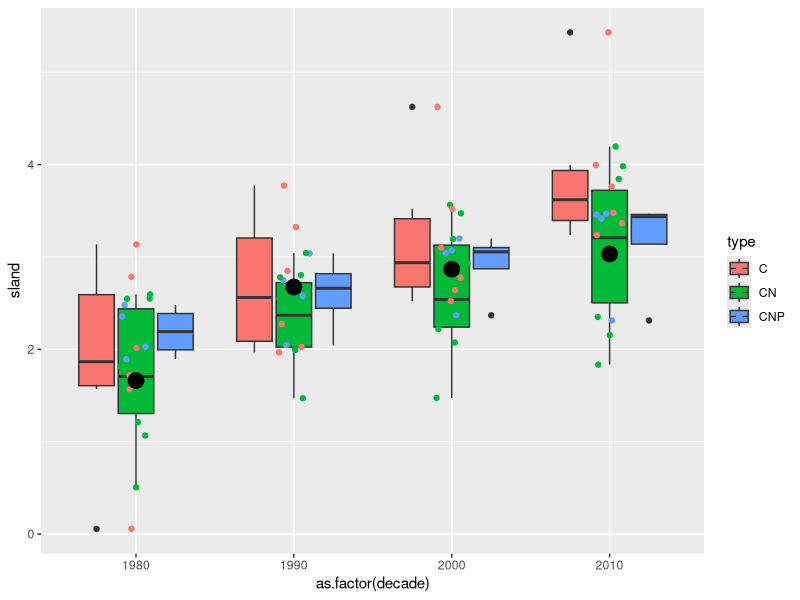
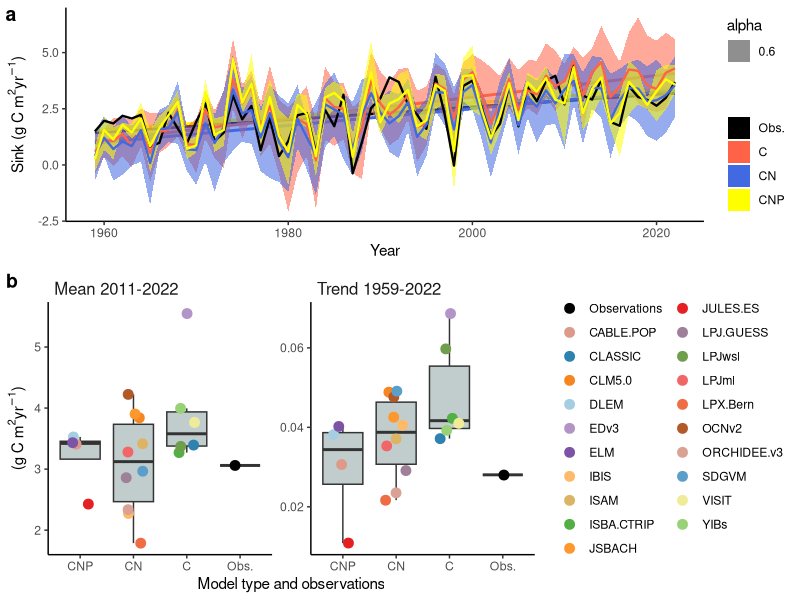

Source code (R) for these figures, in order:
# load("/Volumes/Backup Plus/The Alchmist/ZCo-CN-Beni/TRENDY/CNP land sink.RData")
# save.image("/Volumes/Backup Plus/The Alchmist/ZCo-CN-Beni/TRENDY/CNP land sink.RData")

library(tidyverse)
library(patchwork)
library(cowplot)
library(RColorBrewer)
library(here)

df_gcb <- read.csv(here('data/GCB23.csv'))
df_type <- read.csv(here('data/model_type.csv'))
df_ts <- read.csv(here('data/TS23.csv'))

df_gcb <- df_gcb |>
  mutate(s_land_impl = fossil.emissions.excluding.carbonation + land.use.change.emissions - cement.carbonation.sink - ocean.sink - atmospheric.growth)

# df_gcb |>
#   pivot_longer(cols = c(land.sink, s_land_impl), values_to = "s_land", names_to = "source") |>
#   ggplot(aes(x = Year, y = s_land, color = source)) +
#   geom_line()

# combine
df <- left_join(df_ts, df_gcb, by = "Year")

# Define decades
df <- df |>
  mutate(decade = ifelse(Year > 1979 & Year < 1990,
                         1980,
                         ifelse(Year > 1989 & Year < 2000, 1990,
                                ifelse(Year > 1999 & Year < 2010, 2000,
                                       ifelse(Year > 2009, 2010, NA)))
  ))

# data frame in long format
df_models <- df |>
  select(-GCB, -Multi.model.mean, -Model.Spread..sd.) |>
  pivot_longer(cols = c("CABLE.POP",
                        "CLASSIC",
                        "CLM5.0",
                        "DLEM",
                        "EDv3",
                        "ELM",
                        "IBIS",
                        "ISAM",
                        "ISBA.CTRIP",
                        "JSBACH",
                        "JULES.ES",
                        "LPJ.GUESS",
                        "LPJwsl",
                        "LPJml",
                        "LPX.Bern",
                        "OCNv2",
                        "ORCHIDEE.v3",
                        "SDGVM",
                        "VISIT",
                        "YIBs"),
               names_to = "model",
               values_to = "sland"
  )

# aggregate (mean) by decade and model
df_decades <- df_models |>
  drop_na() |>
  group_by(decade, model) |>
  summarise(sland = mean(sland)) |>
  left_join(
    df_type,
    by = "model"
  )

# add info on model type to un-aggregated (containing all years) data frame
df_models <- df_models |>
  left_join(
    df_type,
    by = "model"
  )

# aggregate observations (implied land sink) by decade
df_decades_obs <- df |>
  drop_na() |>
  group_by(decade) |>
  summarise(sland = mean(s_land_impl))

## Exploratory plot
ggplot() +
  geom_boxplot(data = df_decades, aes(as.factor(decade), sland, fill = type)) +
  geom_jitter(data = df_decades, aes(as.factor(decade), sland, color = type), width = 0.1) +
  geom_point(data = df_decades_obs, aes(as.factor(decade), sland), color = "black", size = 5)

## Publication figure
# re-arrange data for plotting
tmp <- df_models |>

  # aggregate by model type (mean)
  group_by(Year, type) |>
  summarise(sland = mean(sland)) |>

  # add aggregated by model type (min)
  left_join(
    df_models |>
      group_by(Year, type) |>
      summarise(sland_min = min(sland))
  ) |>

  # add aggregated by model type (max)
  left_join(
    df_models |>
      group_by(Year, type) |>
      summarise(sland_max = max(sland))
  ) |>

  # add implied residual sink as "Obs."
  bind_rows(
    df |>
      select(Year, sland = s_land_impl) |>
      mutate(type = "Obs.")
  )

# make model type a factor
vec_types <- unique(tmp$type)
tmp <- tmp |>
  mutate(type = factor(type,
                       levels = (c("Obs.",
                                   vec_types[-which(vec_types == "Obs.")]))))

# create colour palette distinguishing models
colourCount = length(unique(tmp$type))
getPalette = colorRampPalette(brewer.pal(12, "Paired"))
set.seed(1982)

# time series
gg1 <- tmp |>
  ggplot(aes(Year, sland, color = type)) +
  geom_smooth(method = "lm", se = FALSE) +
  geom_ribbon(aes(x = Year, ymin = sland_min, ymax = sland_max, fill = type, alpha=0.6), color = NA) +
  geom_line(linewidth = 0.8) +
  theme_classic() +
  scale_color_manual(values = c("black", "tomato", "royalblue", 'yellow'),
                     name = "") +
  scale_fill_manual(values = c("black", "tomato", "royalblue", 'yellow'),
                    name = "") +
  labs(x = "Year", y = expression(paste("Sink (g C m"^2, "yr"^-1, ")")))

get_trend <- function(adf, year_start){
  adf <- adf |>
    filter(Year >= year_start)
  linmod <- lm(sland ~ Year, data = adf)
  sinktrend <- coef(linmod)["Year"]
  return(sinktrend)
}

get_iav <- function(adf, year_start){
  adf <- adf |>
    filter(Year >= year_start)
  linmod <- lm(sland ~ Year, data = adf)
  iav <- sd(linmod$residuals)
  return(iav)
}

get_sland_mean <- function(adf, use_years){
  adf |>
    filter(Year %in% use_years) |>
    summarise(sland = mean(sland)) |>
    pull(sland)
}

df_models_trend <- df_models |>
  bind_rows(
    df |>
      select(Year, sland = s_land_impl) |>
      mutate(model = "obs")
  ) |>
  group_by(model) |>
  nest() |>
  mutate(trend = purrr::map_dbl(data, ~get_trend(., year_start = 1959)),
         iav = purrr::map_dbl(data, ~get_iav(., year_start = 1959)),
         sland_mean = purrr::map_dbl(data, ~get_sland_mean(., use_years = 2011:2022))) |>
  left_join(
    df_type,
    by = "model"
  ) |>
  mutate(type = ifelse(is.na(type), "obs", type)) |>
  mutate(model = ifelse(model == "obs", "Observations", model)) |>
  mutate(type = ifelse(type == "obs", "Obs.", type))

colourCount = length(unique(df_models_trend$model))
getPalette = colorRampPalette(brewer.pal(12, "Paired"))
set.seed(1986)

# make long
df_models_trend_long <- df_models_trend |>
  pivot_longer(cols = c(sland_mean, trend, iav),
               names_to = "metric",
               values_to = "value")

# plot with facet
mylabels = c(
  sland_mean = "Mean 2011-2022",
  trend = "Trend 1959-2022"
)

gg2 <- df_models_trend_long |>
  filter(metric != "iav") |>
  mutate(type = factor(type, levels = c("CNP","CN", "C", "Obs.")),
         model = factor(model,
                        levels = (c("Observations",
                                    df_models_trend$model[-which(df_models_trend$model == "Observations")])))) |>
  ggplot(aes(x = type, y = value)) +
  geom_boxplot(fill = "azure3", outlier.color = "white") +
  geom_jitter(aes(color = model), width = 0.2, size = 3) +
  theme_classic() +
  scale_color_manual(values = c("black", sample(getPalette(colourCount)))) +
  labs(x = "Model type and observations",
       y = expression(paste("(g C m"^2, "yr"^-1, ")"))) +
  facet_wrap(~metric,
             scales = "free",
             labeller = labeller(metric = mylabels)) +
  theme(
    strip.text = element_text(
      size = 12, hjust = 0
    ),
    strip.background = element_rect(
      color = NA
    ),
    legend.title = element_blank()
  )

cowplot::plot_grid(gg1, gg2, nrow = 2, rel_heights = c(0.8, 1), labels = c("a", "b", "c"))

# gg3 <- df_models_trend_long |>
#   filter(metric == "trend") |>
#   mutate(type = factor(type, levels = c("CNP", "CN", "C", "Obs.")),
#          model = factor(model,
#                         levels = (c("Observations",
#                                     df_models_trend$model[-which(df_models_trend$model == "Observations")])))) |>
#   ggplot(aes(x = type, y = value)) +
#   geom_boxplot(fill = "azure3", outlier.color = "white") +
#   geom_jitter(aes(color = model), width = 0.2, size = 3) +
#   theme_classic() +
#   scale_color_manual(values = c("black", sample(getPalette(colourCount)))) +
#   labs(x = "Model type and observations",
#        y = expression(paste("Sink (g C m"^2, "yr"^-1, ")")),
#        title = "Trend 1959-2022") +
#   theme(
#     legend.title = element_blank()
#   )
